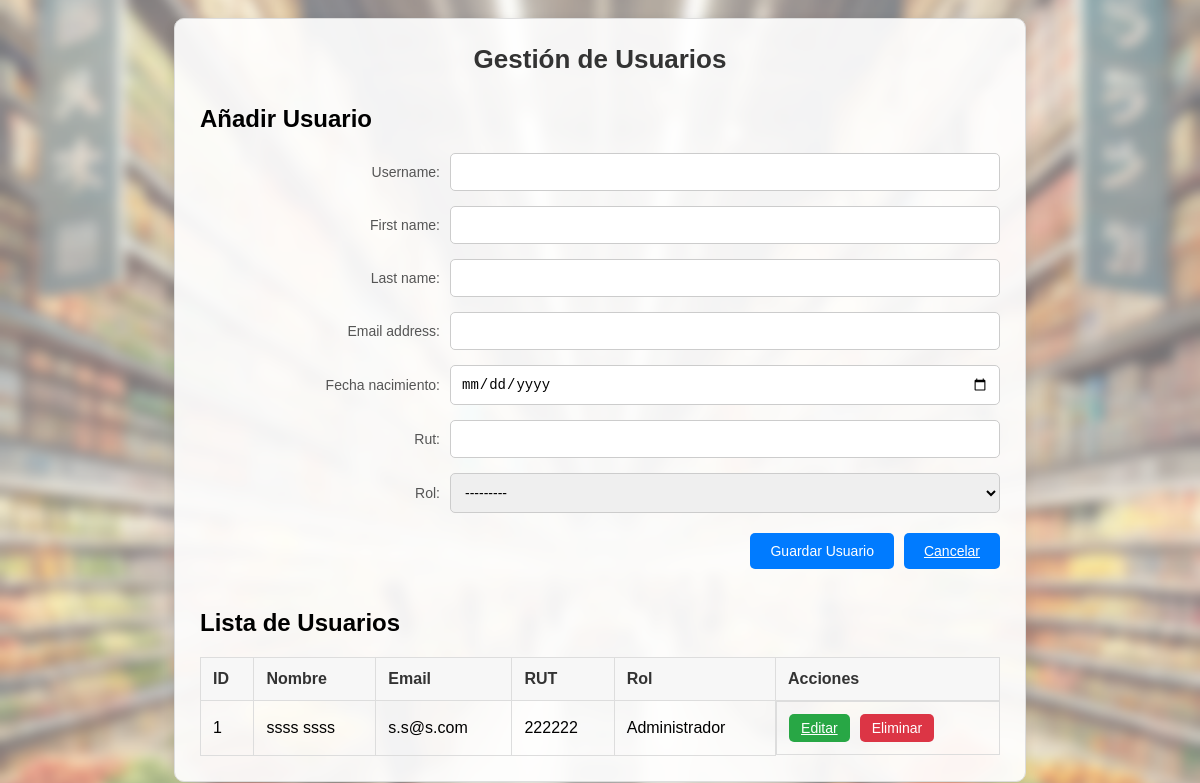
Page /gestionUsuarios/ on the earlier database version.
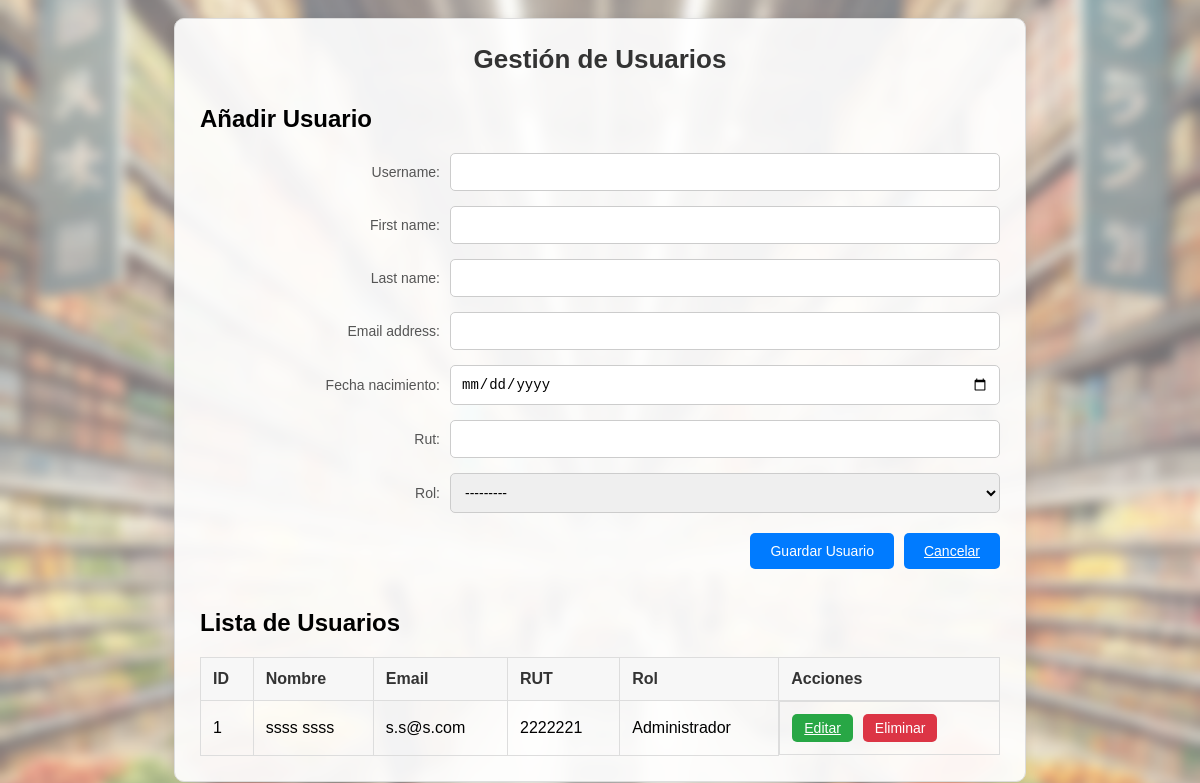
Same page on the later database version.
### usuarios/models.py (models this page shows, shortened)
class Usuario(AbstractUser):
    fecha_nacimiento = models.DateField()
    rut = models.CharField(max_length=12, unique=True)
    ROL_CHOICES = [
        ('Administrador', 'Administrador'),
        ('Usuario general', 'Usuario general'),
    ]
    rol = models.CharField(max_length=15, choices=ROL_CHOICES)
    groups = models.ManyToManyField(
        Group,
        related_name="custom_user_set",  # Use a custom related_name
        blank=True
    )
    user_permissions = models.ManyToManyField(
        Permission,
        related_name="custom_user_set_permissions",  # Use a custom related_name
        blank=True
    )

### usuarios/views.py (the view, shortened to what this page needs)
# urls.py: path('gestionUsuarios/', usuarios_views.gestionUsuarios, name='gestionUsuarios'),
def gestionUsuarios(request, usuario_id=None):
    if usuario_id:
        usuario = get_object_or_404(Usuario, id=usuario_id)
        form = UsuarioForm(instance=usuario)  # Cargar datos existentes
    else:
        usuario = None  # Para un nuevo usuario
        form = UsuarioForm()
    usuarios = Usuario.objects.all()  # Obtener todos los usuarios
    return render(request, 'usuarios/gestionUsuarios.html', {
        'form': form,
        'usuarios': usuarios,
        'usuario_id': usuario_id
    })

### usuarios/forms.py
class UsuarioForm(forms.ModelForm):
    class Meta:
        model = Usuario
        fields = ['username', 'first_name', 'last_name', 'email', 'fecha_nacimiento', 'rut', 'rol']
        widgets = {
            'username': forms.TextInput(attrs={'class': 'form-group-input'}),
            'first_name': forms.TextInput(attrs={'class': 'form-group-input'}),
            'last_name': forms.TextInput(attrs={'class': 'form-group-input'}),
            'email': forms.EmailInput(attrs={'class': 'form-group-input'}),
            'fecha_nacimiento': forms.DateInput(attrs={'type': 'date', 'class': 'form-group-input'}),
            'rut': forms.TextInput(attrs={'class': 'form-group-input'}),
            'rol': forms.Select(attrs={'class': 'form-group-input'}),
        }

### usuarios/templates/usuarios/gestionUsuarios.html (shortened to what this page needs)
<!DOCTYPE html>
<html lang="es">
<head>
    {% load static %}
    <link rel="stylesheet" href="{% static 'usuarios/styles.css' %}">
</head>
<body>
    <div class="container">
        <h1>Gestión de Usuarios</h1>
        <div class="form-section">
            <h2>{% if usuario_id %}Editar Usuario{% else %}Añadir Usuario{% endif %}</h2>
            <form method="post">
                {% for field in form %}
                <div class="form-group">
                    <label for="{{ field.id_for_label }}">{{ field.label }}:</label>
                    {{ field }}
                </div>
                {% endfor %}
                <div class="button-container">
                    <button type="submit" class="button">
                        {% if usuario_id %}Actualizar Usuario{% else %}Guardar Usuario{% endif %}
                    </button>
                    <a href="{% url 'gestionUsuarios' %}" class="button delete">Cancelar</a>
                </div>
            </form>
        </div>
        <div class="table-container">
            <h2>Lista de Usuarios</h2>
            <table>
                <thead>
                    <tr>
                        <th>ID</th>
                        <th>Nombre</th>
                        <th>Email</th>
                        <th>RUT</th>
                        <th>Rol</th>
                        <th>Acciones</th>
                    </tr>
                </thead>
                <tbody>
                    {% for usuario in usuarios %}
                    <tr>
                        <td>{{ usuario.id }}</td>
                        <td>{{ usuario.first_name }} {{ usuario.last_name }}</td>
                        <td>{{ usuario.email }}</td>
                        <td>{{ usuario.rut }}</td>
                        <td>{{ usuario.rol }}</td>
                        <td class="action-buttons">
                            <a href="{% url 'gestionUsuarios' usuario.id %}" class="button">Editar</a>
                            <form method="post" action="{% url 'eliminarUsuario' usuario.id %}" style="display:inline;">
                                <button type="submit" class="button delete" onclick="return confirm('¿Estás seguro de que deseas eliminar este usuario?');">Eliminar</button>
                            </form>
                        </td>
                    </tr>
                    {% endfor %}
                </tbody>
            </table>
        </div>
    </div>
</body>
</html>

Differences in the rows shown:
changed Usuario "ssss": rut "222222" → "2222221"
